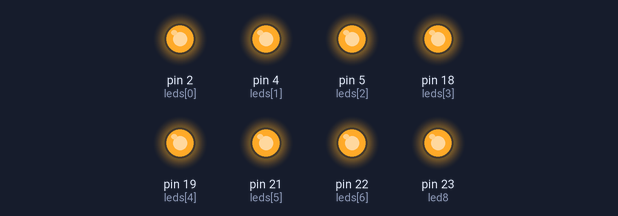
Bench run of a program on a simulated MicroPython board. Shown: output pins drawn as LEDs (lit = HIGH).

Above: at 0.07 s.
At 0.67 s:
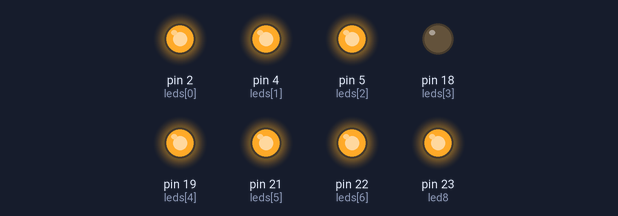
At 1.27 s:
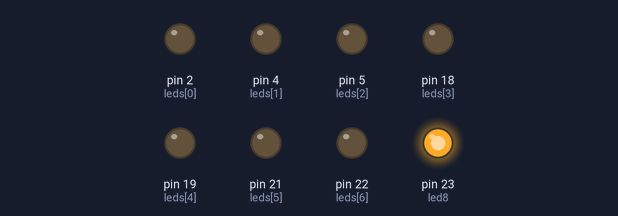
At 2.47 s:
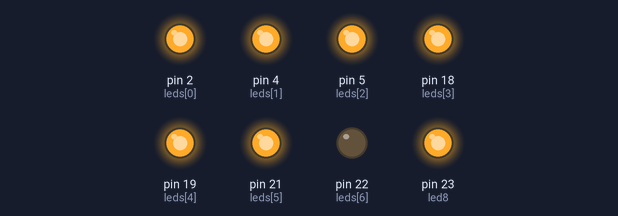
At 3.67 s:
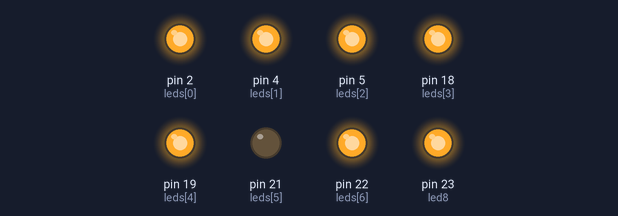
At 5.02 s:
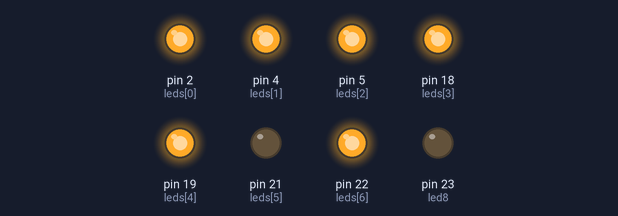
Timing chart, 0 to 5.3 s (numbered marks = the images above):
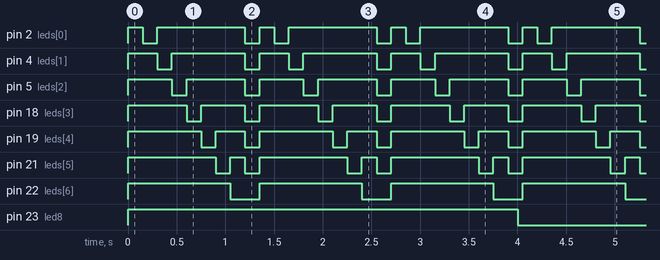

Measured:
- by itself, pin 2 (leds[0]): repeats every 1.4 s: HIGH 0.90 s, LOW 0.15 s, HIGH 0.15 s, LOW 0.15 s
- by itself, pin 4 (leds[1]): repeats every 1.4 s: HIGH 0.75 s, LOW 0.15 s, HIGH 0.30 s, LOW 0.15 s
- by itself, pin 5 (leds[2]): repeats every 1.4 s: HIGH 0.60 s, LOW 0.15 s, HIGH 0.45 s, LOW 0.15 s
- by itself, pin 18 (leds[3]): repeats every 1.4 s: HIGH 0.45 s, LOW 0.15 s, HIGH 0.60 s, LOW 0.15 s
- by itself, pin 19 (leds[4]): repeats every 1.4 s: HIGH 0.30 s, LOW 0.15 s, HIGH 0.75 s, LOW 0.15 s
- by itself, pin 21 (leds[5]): repeats every 1.4 s: HIGH 0.15 s, LOW 0.15 s, HIGH 0.90 s, LOW 0.15 s
- by itself, pin 22 (leds[6]): alternates HIGH for 1.1 s and LOW for 0.30 s
- by itself, pin 23 (led8): alternates HIGH for 2.0 s and LOW for 2.0 s

The program:

uno_encendidoy_todas_apagadas.py
```python
from machine import Pin, Timer
import time

# --- Pines 1-7 ---
PINES_SEQ = [2, 4, 5, 18, 19, 21, 22]

# --- Pin independiente ---
PIN_LED8 = 23

# --- Tiempo entre pasos ---
TIEMPO_PASO = 150

# --- LED 8 cada 2 segundos ---
INTERVALO_LED8 = 2000

# Crear LEDs
leds = [Pin(p, Pin.OUT) for p in PINES_SEQ]
led8 = Pin(PIN_LED8, Pin.OUT)

# Todos encendidos al inicio
for led in leds:
    led.value(1)

led8.value(1)

# -------------------------
# LED 23 independiente
# -------------------------
estado_led8 = [False]

def toggle_led8(timer):
    estado_led8[0] = not estado_led8[0]
    led8.value(1 if estado_led8[0] else 0)

timer_led8 = Timer(0)
timer_led8.init(
    period=INTERVALO_LED8,
    mode=Timer.PERIODIC,
    callback=toggle_led8
)

# -------------------------
# Secuencia principal
# -------------------------
def secuencia():

    # Encender todas
    for led in leds:
        led.value(1)

    time.sleep_ms(TIEMPO_PASO)

    # Ir apagando una por una
    for i in range(7):

        # Mantener todas prendidas
        for j in range(7):
            leds[j].value(1)

        # Apagar la actual
        leds[i].value(0)

        time.sleep_ms(TIEMPO_PASO)

    # Apagar todas
    for led in leds:
        led.value(0)

    time.sleep_ms(TIEMPO_PASO)

    # Prender todas instantáneamente
    for led in leds:
        led.value(1)

# -------------------------
# Loop infinito
# -------------------------
while True:
    secuencia()
```
